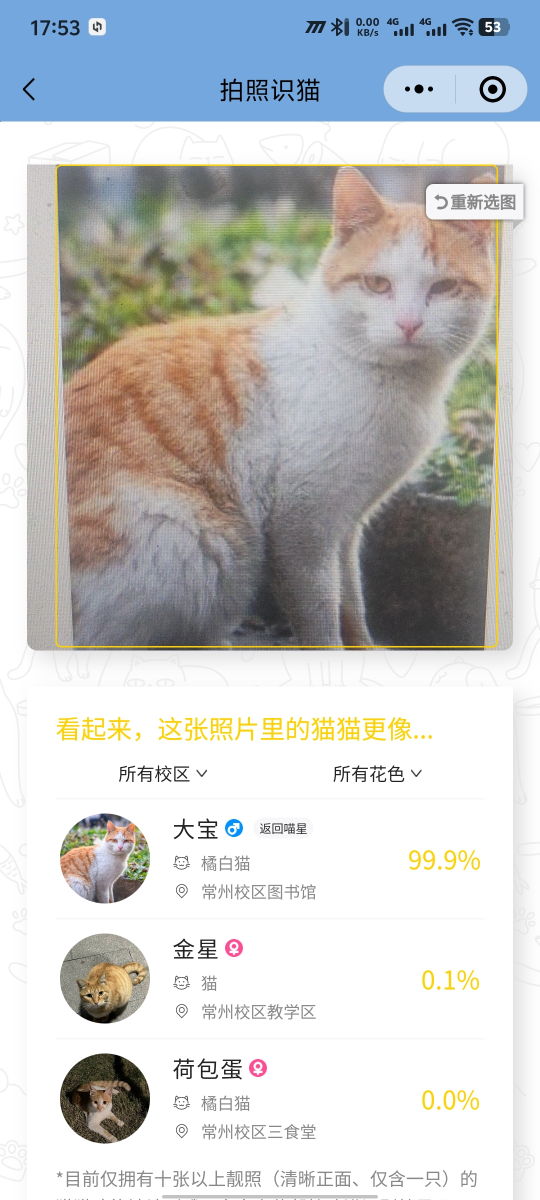
#> input picture production/p1.jpg, 1080 x 2400 px (shown at 1/2 size); its folder holds 4 pictures in this run
$ python process.py
#> lines starting #> are read from the running program, lines starting #| are printed output that depends on the picture
import os
import sys
from PIL import Image

def crop_images(input_folder, output_folder, width, height, crop_position="center"):
    """
    裁剪文件夹中的所有.jpg图片到指定大小。

    Args:
        input_folder (str):  包含.jpg图片的输入文件夹路径。
        output_folder (str): 裁剪后的图片保存的输出文件夹路径。
        width (int):  裁剪后的图片宽度。
        height (int):  裁剪后的图片高度。
        crop_position (str):  裁剪位置，可以是 "top", "center", 或 "bottom"。 默认为 "center"。
    """
#> called with input_folder = 'production', output_folder = 'cropped_images', width = 1080, height = 2300, crop_position = 'bottom'

    if not os.path.exists(input_folder):
        print(f"错误：输入文件夹 '{input_folder}' 不存在。")
        return

    if not os.path.exists(output_folder):
        os.makedirs(output_folder)  # 创建输出文件夹如果不存在

    image_count = 0
    for filename in os.listdir(input_folder):
        if filename.lower().endswith(".jpg"):  # 忽略大小写，只处理jpg文件
            input_path = os.path.join(input_folder, filename)
            output_path = os.path.join(output_folder, filename)  # 保持文件名

            try:
                image = Image.open(input_path)
#> image is the input picture: PIL image 1080x2400 RGB; mean R, G, B 198.1, 199.2, 198.9
                if crop_position == "top":
                    image = crop_top(image, width, height)
                elif crop_position == "bottom":
                    image = crop_bottom(image, width, height)
                else:
                    image = crop_center(image, width, height)  # 默认使用居中裁剪

                image.save(output_path)
                image_count += 1
                print(f"已裁剪并保存：{filename}")

            except FileNotFoundError:
                print(f"错误：找不到文件 {filename}")
            except IOError:
                print(f"错误：无法打开或处理文件 {filename}")
            except Exception as e:  # 处理其他可能的异常
                print(f"错误处理文件 {filename}: {e}")


    print(f"\n已裁剪 {image_count} 张图片。")


def crop_center(image, width, height):
    """
    从图片中心裁剪指定大小的区域。
    """
    image_width, image_height = image.size
    left = (image_width - width) // 2
    top = (image_height - height) // 2
    right = (image_width + width) // 2
    bottom = (image_height + height) // 2

    # 检查裁剪区域是否超出边界
    if left < 0: left = 0
    if top < 0: top = 0
    if right > image_width: right = image_width
    if bottom > image_height: bottom = image_height

    return image.crop((left, top, right, bottom))


def crop_top(image, width, height):
    """
    从图片顶部裁剪指定大小的区域。
    """
    image_width, image_height = image.size

    left = (image_width - width) // 2  # 水平居中
    top = 0  # 从顶部开始
    right = (image_width + width) // 2
    bottom = min(height, image_height)  # 裁剪到指定高度

    # 检查裁剪区域是否超出边界
    if left < 0: left = 0
    if right > image_width: right = image_width

    return image.crop((left, top, right, bottom))


def crop_bottom(image, width, height):
    """
    从图片底部裁剪指定大小的区域。
    """
#> called with width = 1080, height = 2300
    image_width, image_height = image.size
#> image_width = 1080; image_height = 2400

    left = (image_width - width) // 2  # 水平居中
#> left = 0
    bottom = image_height  # 底部对齐
#> bottom = 2400
    top = max(0, image_height - height) #裁剪到指定高度，但不能超过原始顶部
#> top = 100
    right = (image_width + width) // 2
#> right = 1080

    # 检查裁剪区域是否超出边界
    if left < 0: left = 0
    if right > image_width: right = image_width
    #if top < 0: top = 0

    return image.crop((left, top, right, bottom))
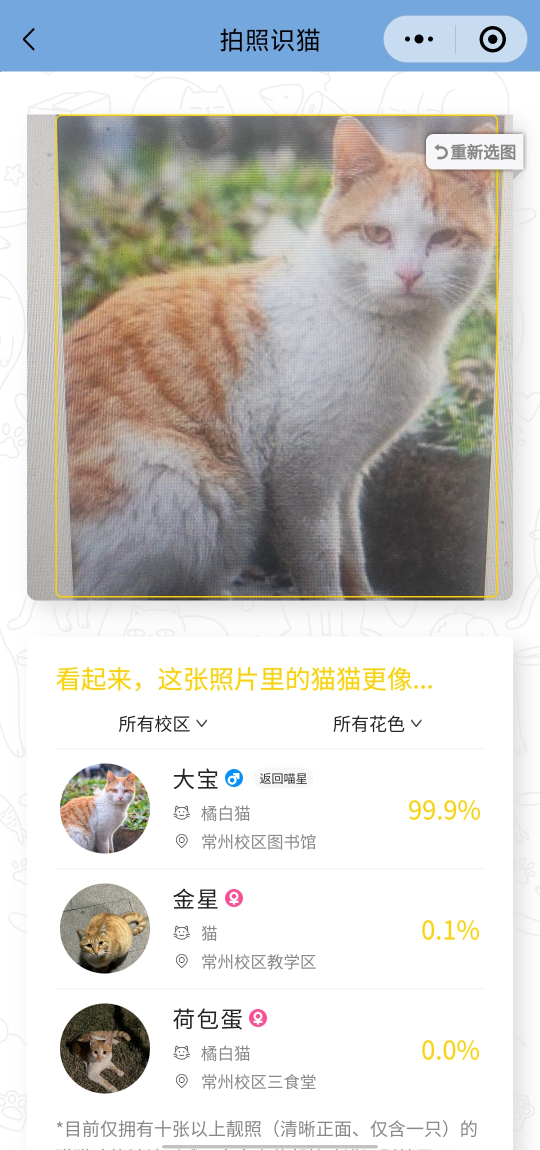
#> returned value: PIL image 1080x2300 RGB (shown at 1/2 size); mean R, G, B 201.8, 200.9, 198.3
#> pass 3 of the loop in crop_images, `for filename in os.listdir(input_folder):`:
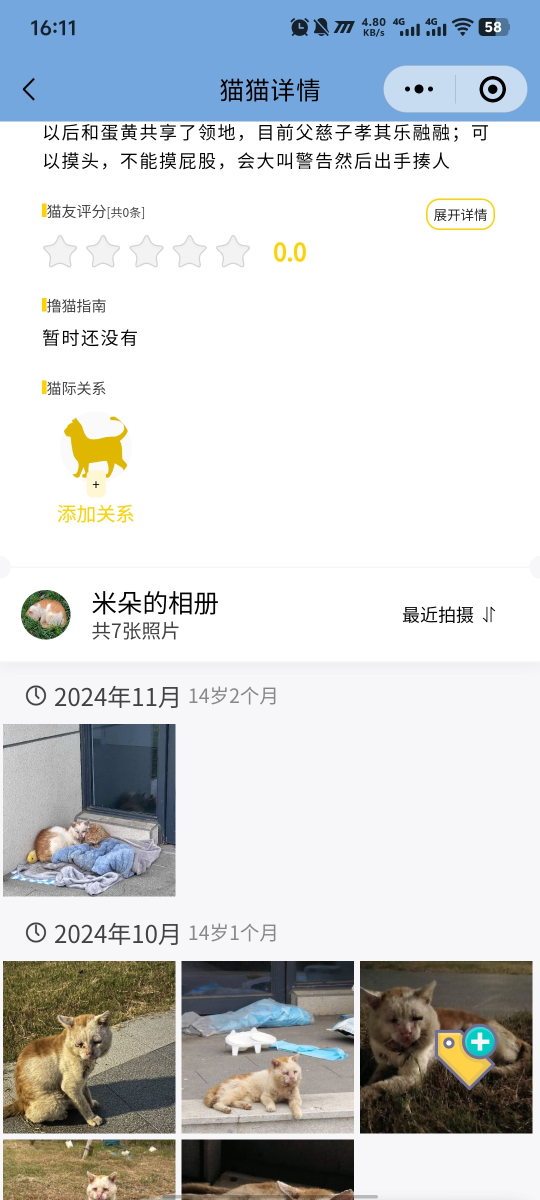
#> input picture production/p11.jpg, 1080 x 2400 px (shown at 1/2 size)
#> in crop_images, image is the input picture: PIL image 1080x2400 RGB; mean R, G, B 205.4, 208.8, 210.6
#> in crop_bottom (call 3), `return image.crop((left, top, right, bottom))`:
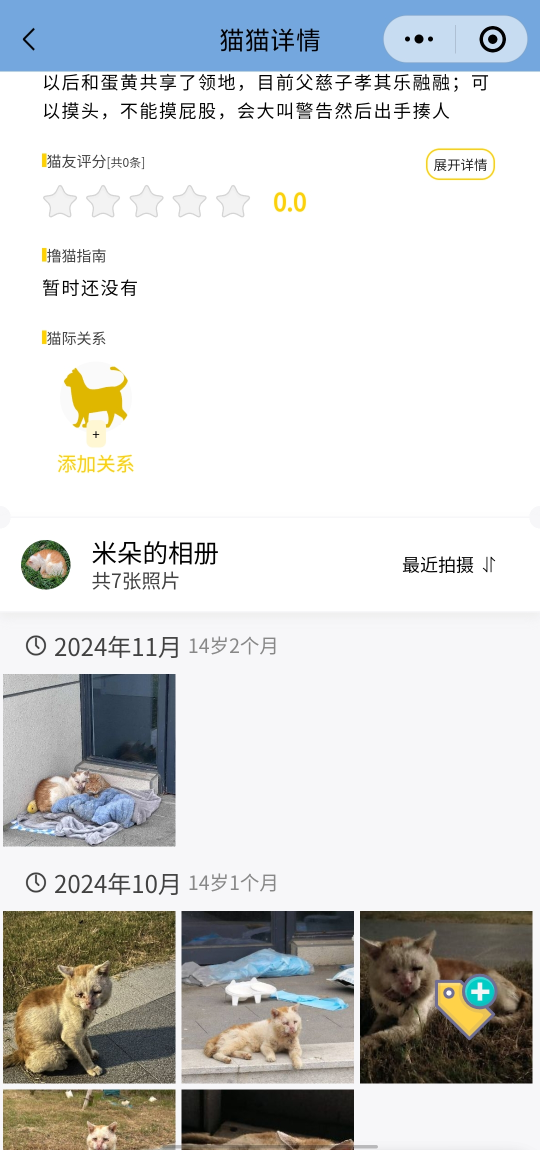
#> returned value: PIL image 1080x2300 RGB (shown at 1/2 size); mean R, G, B 209.5, 211, 210.5
#> the loop made 4 passes; the first 3 are shown


if __name__ == "__main__":
    # 默认值
    input_folder = "production"
    output_folder = "cropped_images"
    width = 1080
    height = 2300
    crop_position = "bottom"  # 默认裁剪模式为居中,可以是 "top", "center", 或 "bottom"

    # 允许通过命令行参数指定
    if len(sys.argv) > 1:
        input_folder = sys.argv[1]
    if len(sys.argv) > 2:
        output_folder = sys.argv[2]
    if len(sys.argv) > 3:
        try:
            width = int(sys.argv[3])
        except ValueError:
            print("警告：宽度必须是整数。使用默认值 200。")
    if len(sys.argv) > 4:
        try:
            height = int(sys.argv[4])
        except ValueError:
            print("警告：高度必须是整数。使用默认值 200。")

    if len(sys.argv) > 5:
        crop_position = sys.argv[5].lower()  # 使用 lowercase 进行匹配
        if crop_position not in ["top", "center", "bottom"]:
            print("警告：裁剪位置只能是'top', 'center', 或 'bottom'，使用默认值 'center'。")
            crop_position = "center"


    print(f"输入文件夹: {input_folder}")
    print(f"输出文件夹: {output_folder}")
    print(f"裁剪宽度: {width}")
    print(f"裁剪高度: {height}")
    print(f"裁剪位置： {crop_position}")


    crop_images(input_folder, output_folder, width, height, crop_position)
